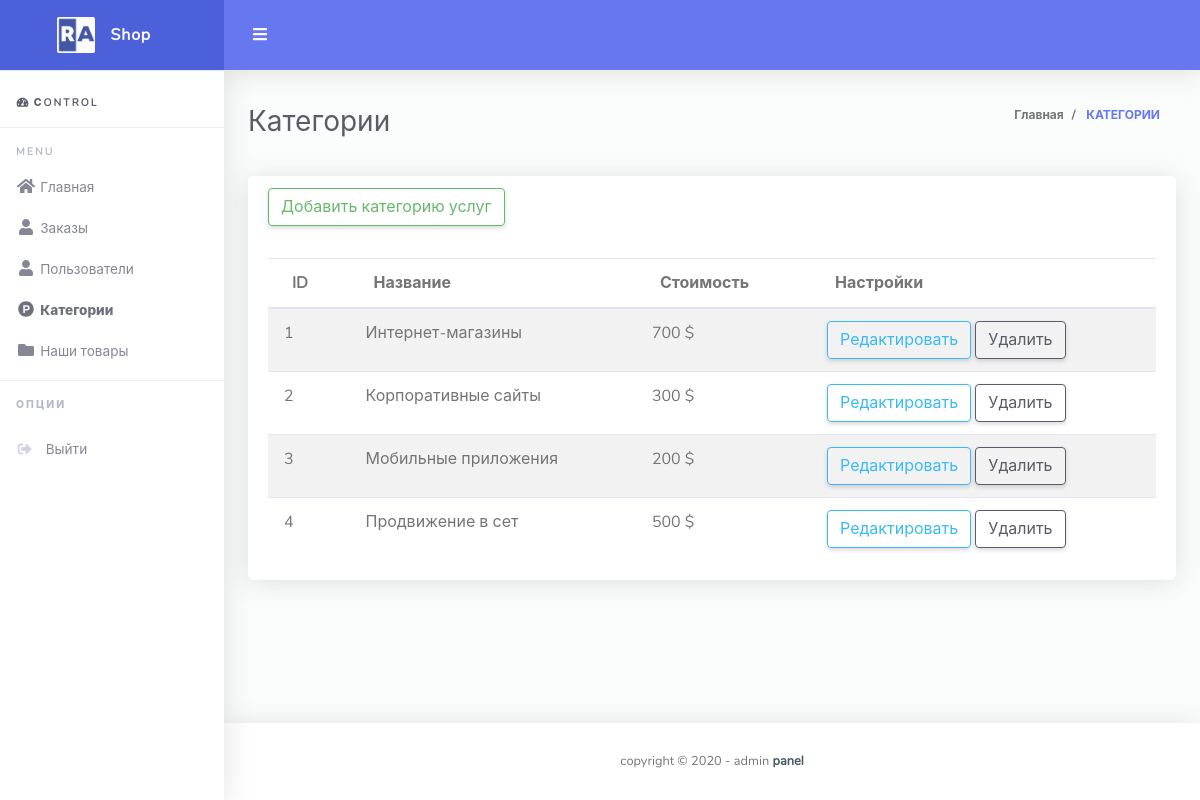
The page /admin/categories.php on the database as committed earlier.
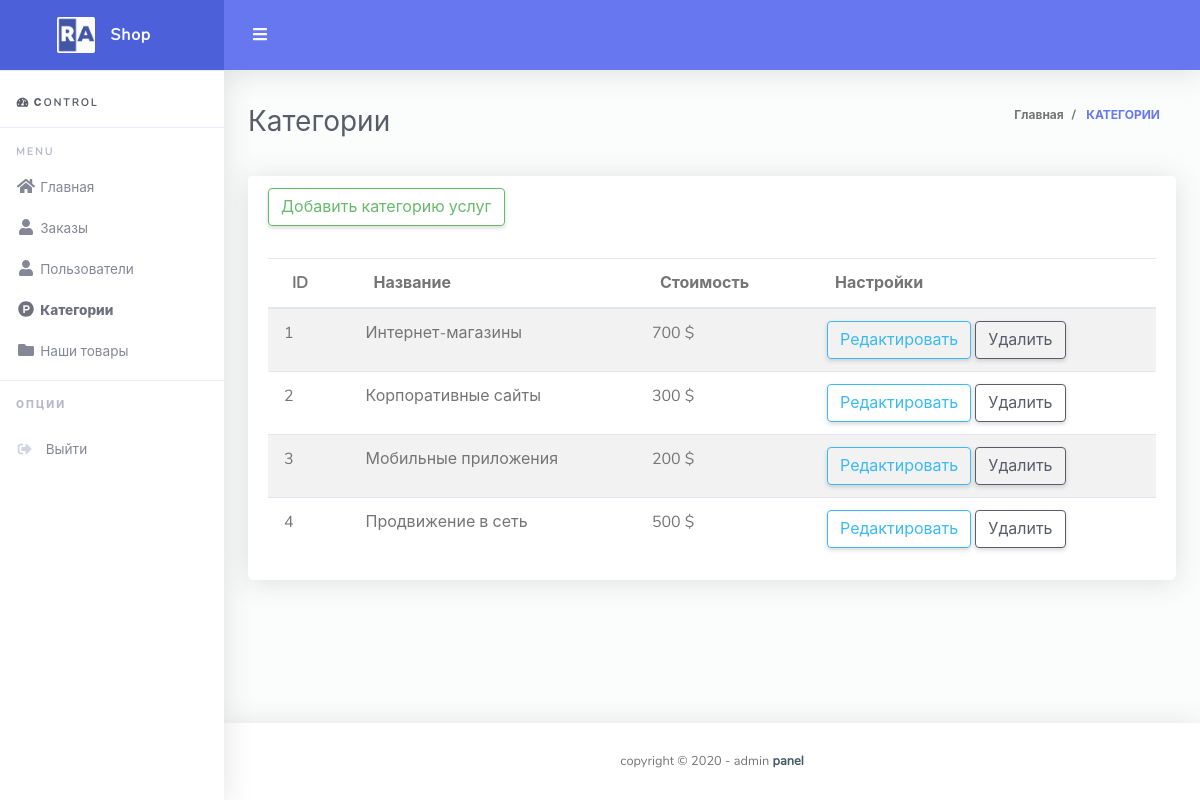
The same page on the database as committed later.
### tables this page shows
CREATE TABLE `categories` (
  `id` int(11) NOT NULL,
  `title` varchar(255) NOT NULL,
  `description` text NOT NULL,
  `kit_html` text NOT NULL,
  `other_html` text DEFAULT NULL,
  `cost` int(11) DEFAULT NULL,
  `img` longblob DEFAULT NULL
);

### admin/categories_table.php (the view, shortened to what this page needs)
<thead>
    <th>ID</th>
    <th>Название</th>
    <th>Стоимость</th>
    <th>Настройки</th>
</thead>
<tbody>
<?php
    $sql = "SELECT * FROM categories";
    $result = $connect->query($sql);
    while ($row = mysqli_fetch_assoc($result)) {
    ?>
    <tr>
        <td><?php echo $row['id']; ?></td>
        <td><?php echo $row['title']; ?></td>
        <td><?php echo $row['cost']; ?> $</td>
        <td>
            <a class="btn-group" role="group" aria-label="Basic example">
                <a href="options/categories/edit_categories.php?id=<?php echo $row['id']; ?>"  class="btn btn-outline-info">Редактировать</a>
                <div data-link="options/categories/delete_categories.php?id=<?php echo $row['id']; ?>"  class="btn btn-outline-dark" onclick="delete_product(this)">Удалить</div>
            </div>
    <?php
    }
    ?>

Rows that differ between the two databases and show on the page:
changed categories id 4: title "Продвижение в сет" → "Продвижение в сеть"
